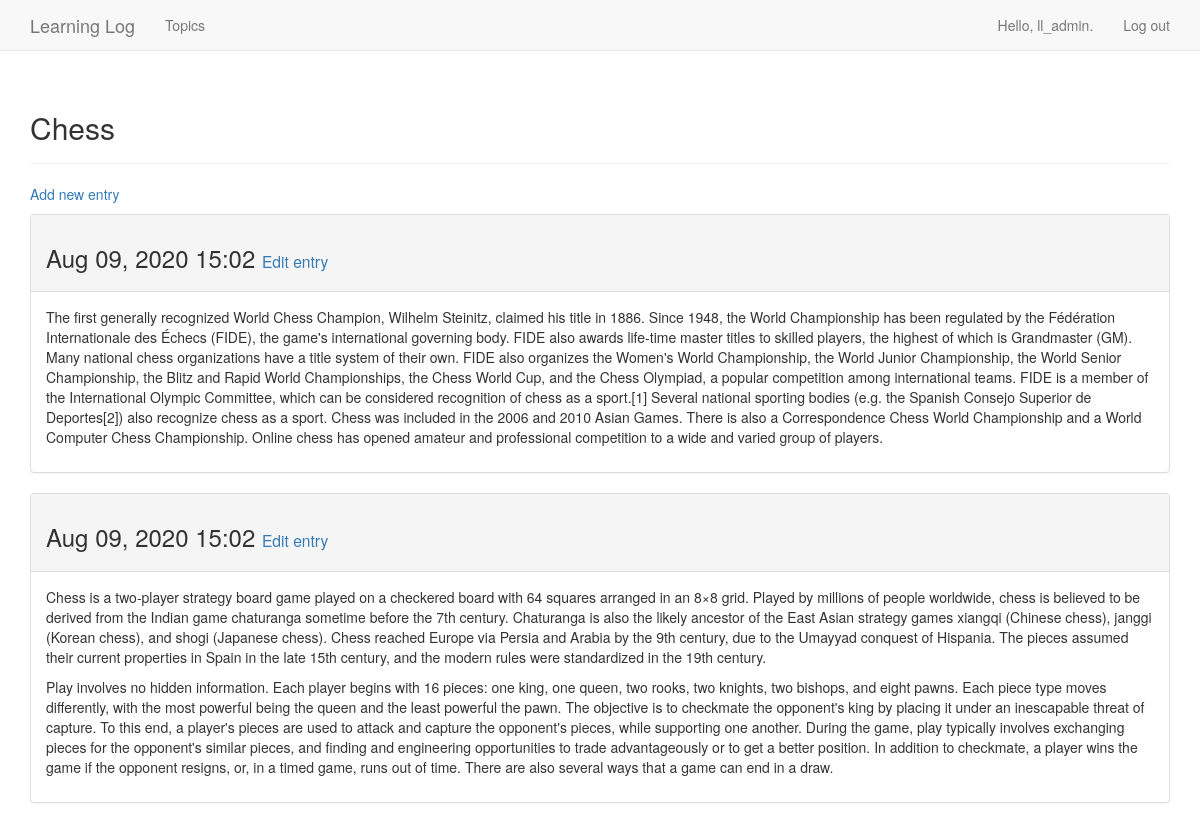
Before: /topics/1/ (signed in) with the older database file.
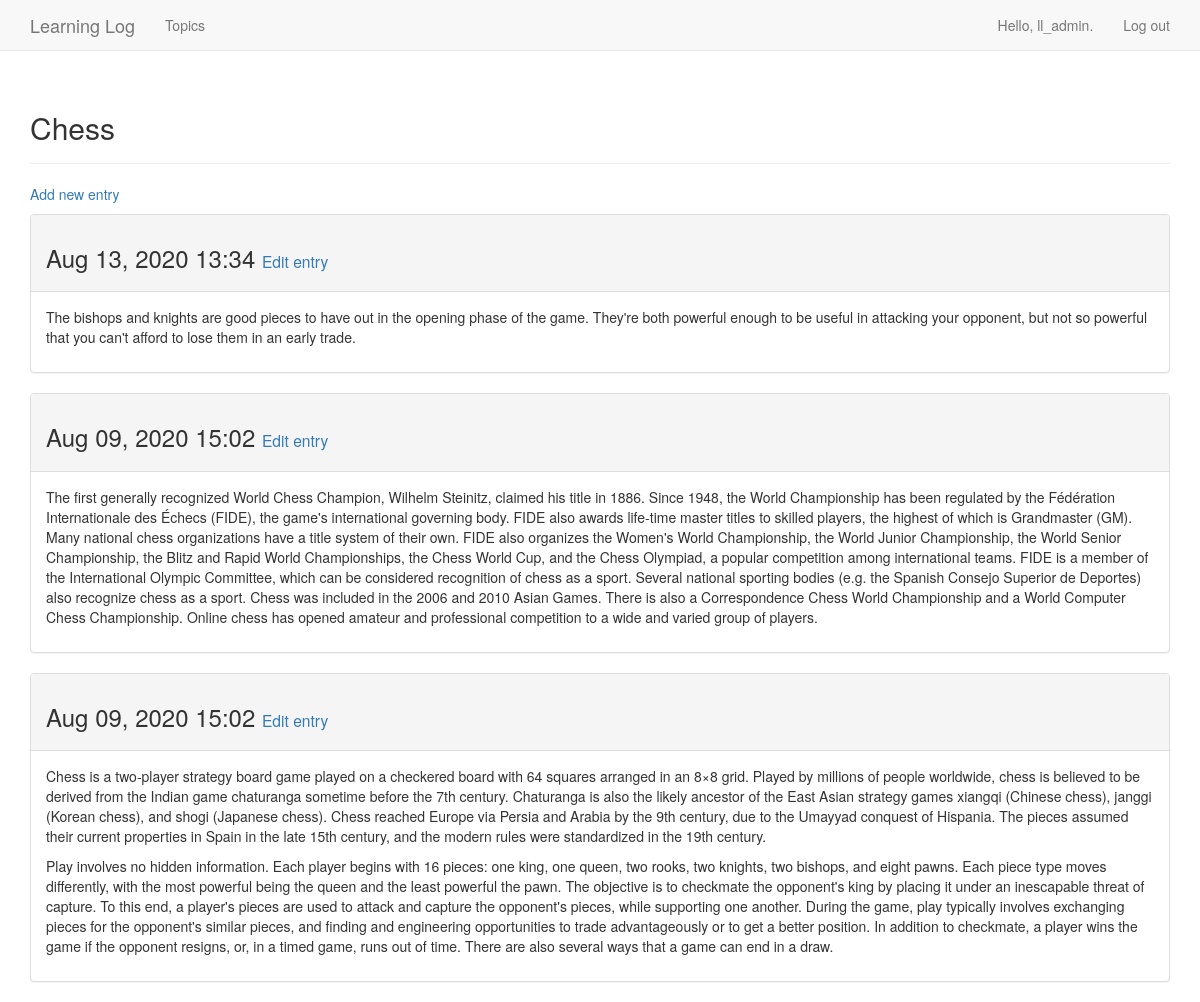
After: the same page with the newer database file.
### learning_logs/models.py (models this page shows, shortened)
class Topic(models.Model):
    text = models.CharField(max_length=200)
    date_added = models.DateTimeField(auto_now_add=True)
    owner = models.ForeignKey(User, on_delete=models.CASCADE)
    def __str__(self):
        return self.text

class Entry(models.Model):
    topic = models.ForeignKey(Topic, on_delete=models.CASCADE)
    text = models.TextField()
    date_added = models.DateTimeField(auto_now_add=True)
    class Meta:
        verbose_name_plural = 'entries'

### learning_logs/views.py (the view)
# urls.py: url(r'^topics/(?P<topic_id>\d+)/$', views.topic, name='topic'),
@login_required
def topic(request, topic_id):
    topic_p = Topic.objects.get(id=topic_id)
    check_topic_owner(request, topic_p)
    entries = topic_p.entry_set.order_by('-date_added')
    context = {'topic': topic_p, 'entries': entries}
    return render(request, 'learning_logs/topic.html', context)

### learning_logs/views.py (called while the page is built)
def check_topic_owner(request, topic_p):
    if topic_p.owner != request.user:
        raise Http404

### learning_logs/templates/learning_logs/topic.html
{% extends 'learning_logs/base.html' %}
{% block header %}
  <h2>{{ topic }}</h2>
{% endblock header %}
{% block content %}
  <p>
    <a href="{% url 'learning_logs:new_entry' topic.id %}">Add new entry</a>
  </p>
  {% for entry in entries %}
    <div class="panel panel-default">
      <div class="panel-heading">
        <h3>
          {{ entry.date_added|date:'M d, Y H:i' }}
          <small>
            <a href="{% url 'learning_logs:edit_entry' entry.id %}">Edit entry</a>
          </small>
        </h3>
      </div>
      <div class="panel-body">
        {{ entry.text|linebreaks }}
      </div>
    </div>
  {% empty %}
    <li>
      There are no entries for this topic yet.
    </li>
  {% endfor %}
{% endblock content %}

### learning_logs/templates/learning_logs/base.html (shortened to what this page needs)
{% load bootstrap3 %}
<!DOCTYPE html>
<html lang="en">
  <head>
    {% bootstrap_css %}
  </head>
  <body>
    <nav class="navbar navbar-default navbar-static-top">
      <div class="container">
        <div class="navbar-header">
          <a class="navbar-brand" href="{% url 'learning_logs:index' %}">
            Learning Log</a>
        </div>
        <div id="navbar" class="navbar-collapse collapse">
          <ul class="nav navbar-nav">
            <li><a href="{% url 'learning_logs:topics' %}">Topics</a></li>
          </ul>
          <ul class="nav navbar-nav navbar-right">
            {% if user.is_authenticated %}
              <li><a>Hello, {{ user.username }}.</a></li>
              <li><a href="{% url 'users:logout' %}">Log out</a></li>
            {% else %}
              <li><a href="{% url 'users:register' %}">Register</a></li>
              <li><a href="{% url 'users:login' %}">Log in</a></li>
            {% endif %}
          </ul>
        </div>
      </div>
    </nav>
    <div class="container">
      <div class="page-header">
        {% block header %}{% endblock header %}
      </div>
      <div>
        {% block content %}{% endblock content %}
      </div>
    </div>
  </body>
</html>

Changed rows visible on the page:
added Entry: date_added "Aug 13, 2020 13:34", text "The bishops and knights are good pieces to have out in the opening phase of the game. They're both powerful enough to be useful in attacking your opponent, but not so powerful that you can't afford to lose them in an early trade."
changed Entry: text "…of chess as a sport.[1] Several national sporting bodies (e.g. the Spanish Consejo Superior de Deportes[2]) also recognize chess as…" → "…of chess as a sport. Several national sporting bodies (e.g. the Spanish Consejo Superior de Deportes) also recognize chess as…"
